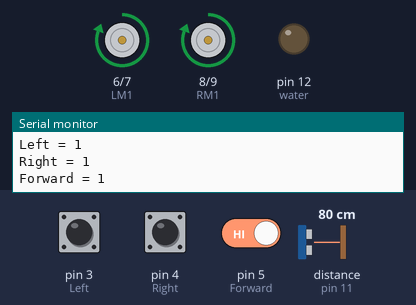
This sketch was run on a simulated Arduino Uno, built with avr-gcc and run on an emulated ATmega328P. Parts: motor-driver pin pairs drawn as motors (green arrow = first pin HIGH = forward, orange = second pin HIGH = backward, longer = more drive), output pins drawn as LEDs (lit = HIGH), the last lines printed to the serial monitor. Wiring (inferred from the names in the program): ultrasonic range finder: trigger pin 10; echo pin 11. Inputs (shaded band) come from the test bench; at power-on: distance to the obstacle (sensor on pin 11) 80 cm, pin 5 (Forward) HIGH, pin 4 (Right) HIGH, pin 3 (Left) HIGH. The echo pulse lasts 58.3 µs per cm; pins used as bus, display or sensor lines are not drawn.

Above: at 1.2 s.
1.3 s: distance to the obstacle (sensor on pin 11) set to 22 cm
4.3 s: distance to the obstacle (sensor on pin 11) set to 18 cm
At 4.48 s:
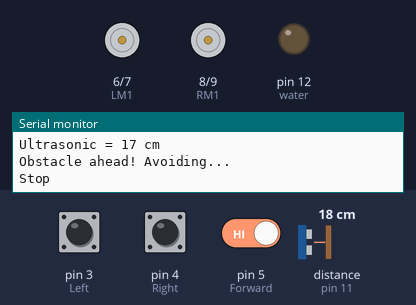
At 5.4 s:
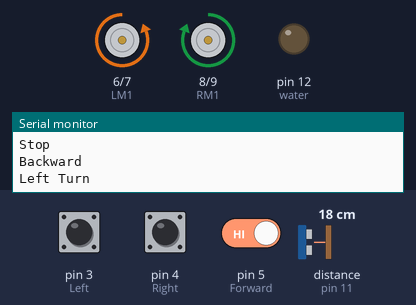
7.3 s: pin 5 (Forward) driven LOW
At 8.6 s:
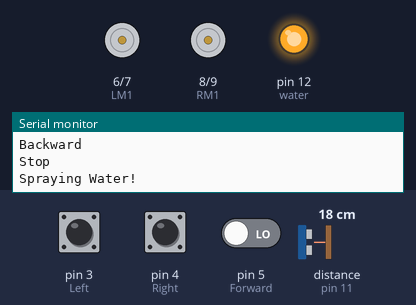
10.3 s: pin 4 (Right) pulled LOW for 0.15 s
13.3 s: pin 3 (Left) pulled LOW for 0.15 s
16.3 s: pin 5 (Forward) driven HIGH
At 16.87 s:
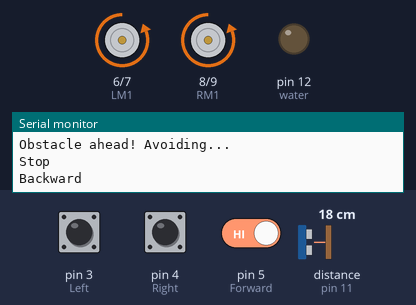
Timing chart, 0 to 20.3 s (numbered marks = the images above; inputs shaded):
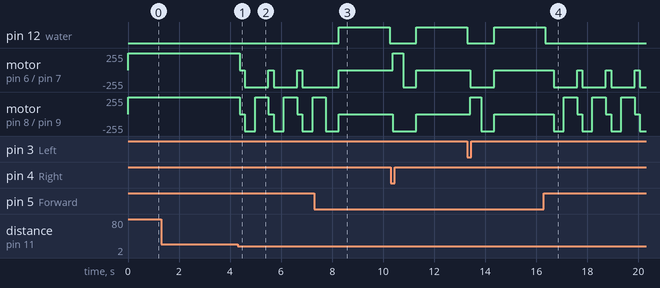

Measured:
- the behaviour switches between 21 and 20 cm on distance to the obstacle (sensor on pin 11) (found by bisection; images 0 and 1)
- after the input at 4.3 s, motor on pin 6 (LM1) / pin 7 (LM2): alternates backward 255/255 for 0.92 s and stopped for 0.21 s, starting after 0.07 s; motor on pin 8 (RM1) / pin 9 (RM2): forward 255/255 → stopped after 0.07 s, then repeats every 1.1 s: backward 255/255 0.40 s, forward 255/255 0.52 s, stopped 0.21 s
- after the input at 7.3 s, pin 12 (water): LOW → HIGH after 0.96 s, → LOW 2.0 s later
- after the input at 16.3 s, pin 12 (water): goes on until 16.3 s, then stays LOW; motor on pin 6 (LM1) / pin 7 (LM2): alternates backward 255/255 for 0.92 s and stopped for 0.21 s, starting after 0.38 s

The sketch:

test4.ino
```cpp
#define Left 3      // left fire sensor
#define Right 4     // right fire sensor
#define Forward 5   // front fire sensor

#define LM1 6       // left motor input 1
#define LM2 7       // left motor input 2
#define RM1 8       // right motor input 1
#define RM2 9       // right motor input 2

#define Trig 10     // ultrasonic trigger
#define Echo 11     // ultrasonic echo

#define water 12    // for water pump motor

// --- Motor movement functions ---
void forward() {
  digitalWrite(LM1, HIGH);
  digitalWrite(LM2, LOW);
  digitalWrite(RM1, HIGH);
  digitalWrite(RM2, LOW);
  Serial.println("Forward");
}

void backward() {
  digitalWrite(LM1, LOW);
  digitalWrite(LM2, HIGH);
  digitalWrite(RM1, LOW);
  digitalWrite(RM2, HIGH);
  Serial.println("Backward");
}

void left_turn() {
  digitalWrite(LM1, LOW);
  digitalWrite(LM2, HIGH);
  digitalWrite(RM1, HIGH);
  digitalWrite(RM2, LOW);
  Serial.println("Left Turn");
}

void right_turn() {
  digitalWrite(LM1, HIGH);
  digitalWrite(LM2, LOW);
  digitalWrite(RM1, LOW);
  digitalWrite(RM2, HIGH);
  Serial.println("Right Turn");
}

void stop_robot() {
  digitalWrite(LM1, LOW);
  digitalWrite(LM2, LOW);
  digitalWrite(RM1, LOW);
  digitalWrite(RM2, LOW);
  Serial.println("Stop");
}

// --- Fire extinguish function ---
void spray_fire() {
  stop_robot();
  Serial.println("Spraying Water!");
  digitalWrite(water, HIGH);
  delay(2000);                // spray for 2 seconds
  digitalWrite(water, LOW);
}

// --- Measure ultrasonic distance ---
long getDistance() {
  digitalWrite(Trig, LOW);
  delayMicroseconds(2);
  digitalWrite(Trig, HIGH);
  delayMicroseconds(10);
  digitalWrite(Trig, LOW);

  long duration = pulseIn(Echo, HIGH, 30000);  // timeout 30ms
  if (duration == 0) return -1;                // no reading

  long distance = duration * 0.034 / 2;        // cm
  return distance;
}

void setup() {
  pinMode(Left, INPUT);
  pinMode(Right, INPUT);
  pinMode(Forward, INPUT);
  pinMode(LM1, OUTPUT);
  pinMode(LM2, OUTPUT);
  pinMode(RM1, OUTPUT);
  pinMode(RM2, OUTPUT);
  pinMode(water, OUTPUT);

  pinMode(Trig, OUTPUT);
  pinMode(Echo, INPUT);

  Serial.begin(9600);
}

void loop() {
  int lf = digitalRead(Left);
  int rf = digitalRead(Right);
  int ff = digitalRead(Forward);
  long dist = getDistance();

  Serial.print("Left = "); Serial.println(lf);
  Serial.print("Right = "); Serial.println(rf);
  Serial.print("Forward = "); Serial.println(ff);
  Serial.print("Ultrasonic = "); Serial.print(dist); Serial.println(" cm");

  // --- Fire detection logic ---
  if (!lf) {
    Serial.println("Left fire detected");
    left_turn();
    delay(300);
  }
  else if (!rf) {
    Serial.println("Right fire detected");
    right_turn();
    delay(300);
  }
  else if (!ff) {
    Serial.println("Front fire detected");
    backward();
    delay(500);
    spray_fire();   // activate water pump
  }
  // --- Ultrasonic obstacle detection ---
  else if (dist > 0 && dist < 20) {  // object closer than 20 cm
    Serial.println("Obstacle ahead! Avoiding...");
    stop_robot();
    delay(200);
    backward();
    delay(400);
    left_turn();
    delay(400);
  }
  else {
    forward();   // no fire, no obstacle
  }

  delay(100); // short delay for stability
}
```
